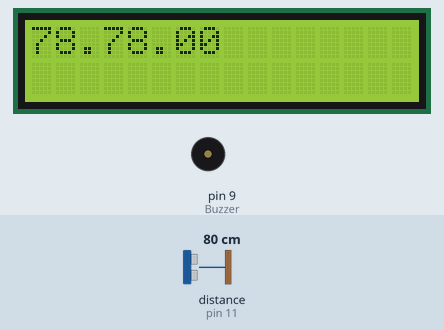
The sketch below on a simulated Arduino Uno, built with avr-gcc and run on an emulated ATmega328P. Parts: 16×2 character LCD, buzzer (waves = sounding, pin HIGH). Wiring (inferred from the names in the program): ultrasonic range finder: trigger pin 10; echo pin 11. Inputs (shaded band) come from the test bench; at power-on: distance to the obstacle (sensor on pin 11) 80 cm. The echo pulse lasts 58.3 µs per cm; pins used as bus, display or sensor lines are not drawn; what the sketch prints to the serial monitor is not drawn.

Above: at 1.2 s.
1.3 s: distance to the obstacle (sensor on pin 11) set to 12 cm
At 2.1 s:
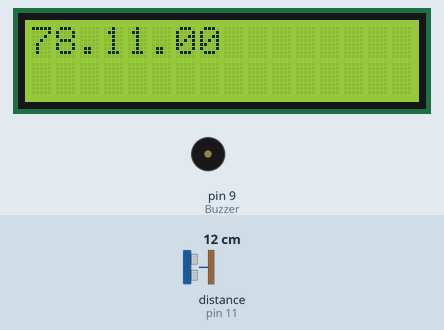
2.8 s: distance to the obstacle (sensor on pin 11) set to 9 cm
At 3.4 s:
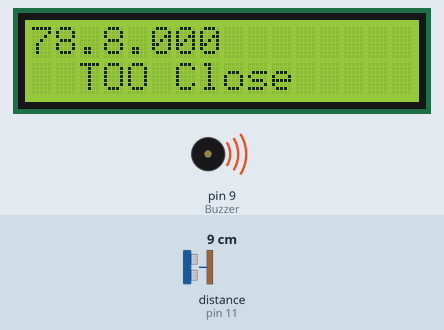
5.8 s: distance to the obstacle (sensor on pin 11) set to 18 cm
At 7.3 s:
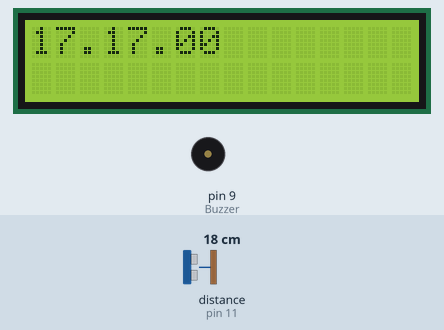
8.3 s: distance to the obstacle (sensor on pin 11) set to 2 cm
At 11.7 s:
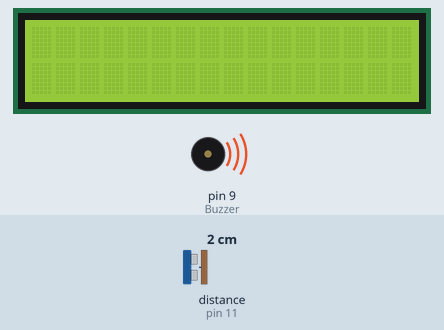
Timing chart, 0 to 12.3 s (numbered marks = the images above; inputs shaded):
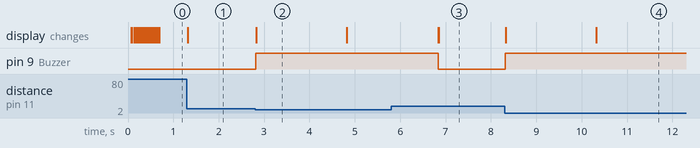

The sketch:

SONAR.ino
```cpp
#include <LiquidCrystal_I2C.h>
#include<Wire.h>
// Defines Tirg and Echo pins of the Ultrasonic Sensor
const int trigPin = 10;
const int echoPin = 11;
const int Buzzer = 9;
// Variables for the duration and the distance
long duration;
float distance;
LiquidCrystal_I2C lcd(0x27,16,2);
void setup() {
  pinMode(Buzzer,OUTPUT);//Buzzer as OUTPUT
  pinMode(trigPin, OUTPUT); // Sets the trigPin as an Output
  pinMode(echoPin, INPUT); // Sets the echoPin as an Input
  Serial.begin(9600);

  lcd.init();
  lcd.backlight();
}
void loop() {
  distance = calculateDistance();// Calls a function for calculating the distance measured by the Ultrasonic sensor for each degree
  Serial.print(" ,"); // Sends addition character right next to the previous value needed later in the Processing IDE for indexing
  Serial.print(distance); // Sends the distance value into the Serial Port
  Serial.print(".0 cm"); // Sends addition character right next to the previous value needed later in the Processing IDE for indexing

  //print output on lcd display
  lcd.print(distance);
  lcd.setCursor(3, 0);
  //lcd.print("cm");
  if(distance<10)
  {
    digitalWrite(Buzzer,HIGH);
    lcd.setCursor(2,1);
    lcd.print("TOO Close");
    delay(2000);
    lcd.clear();
  }
  else
  {
    digitalWrite(Buzzer,LOW);
    return;
  }
   if(distance>20)
    {
      lcd.setCursor(2,1);
      lcd.print("TOO BIGGG!!");
      delay(2000);
    }
  else
    {
        delay(2000);
    }
  lcd.clear();
  }

// Function for calculating the distance measured by the Ultrasonic sensor
int calculateDistance(){
  digitalWrite(trigPin, LOW);
  delayMicroseconds(2);
  // Sets the trigPin on HIGH state for 10 micro seconds
  digitalWrite(trigPin, HIGH);
  delayMicroseconds(10);
  digitalWrite(trigPin, LOW);
  duration = pulseIn(echoPin, HIGH); // Reads the echoPin, returns the sound wave travel time in microseconds
  distance= duration*0.034/2;
  return distance;
}
```

Measured:
- the behaviour switches between 11 and 10 cm on distance to the obstacle (sensor on pin 11) (found by bisection; images 1 and 2)
- after the input at 1.3 s, the display: changes at once (image 1)
- after the input at 2.8 s, pin 9 (Buzzer): LOW → HIGH at once; the display: changes at once (image 2)
- after the input at 5.8 s, pin 9 (Buzzer): HIGH → LOW after 1.0 s; the display: first changes after 1.0 s (image 3 shows a later state)
- after the input at 8.3 s, pin 9 (Buzzer): LOW → HIGH at once; the display: first changes at once (image 4 shows a later state)
- what the display in image 2 shows lasts 2.0 s, from 2.8 s to 4.8 s
